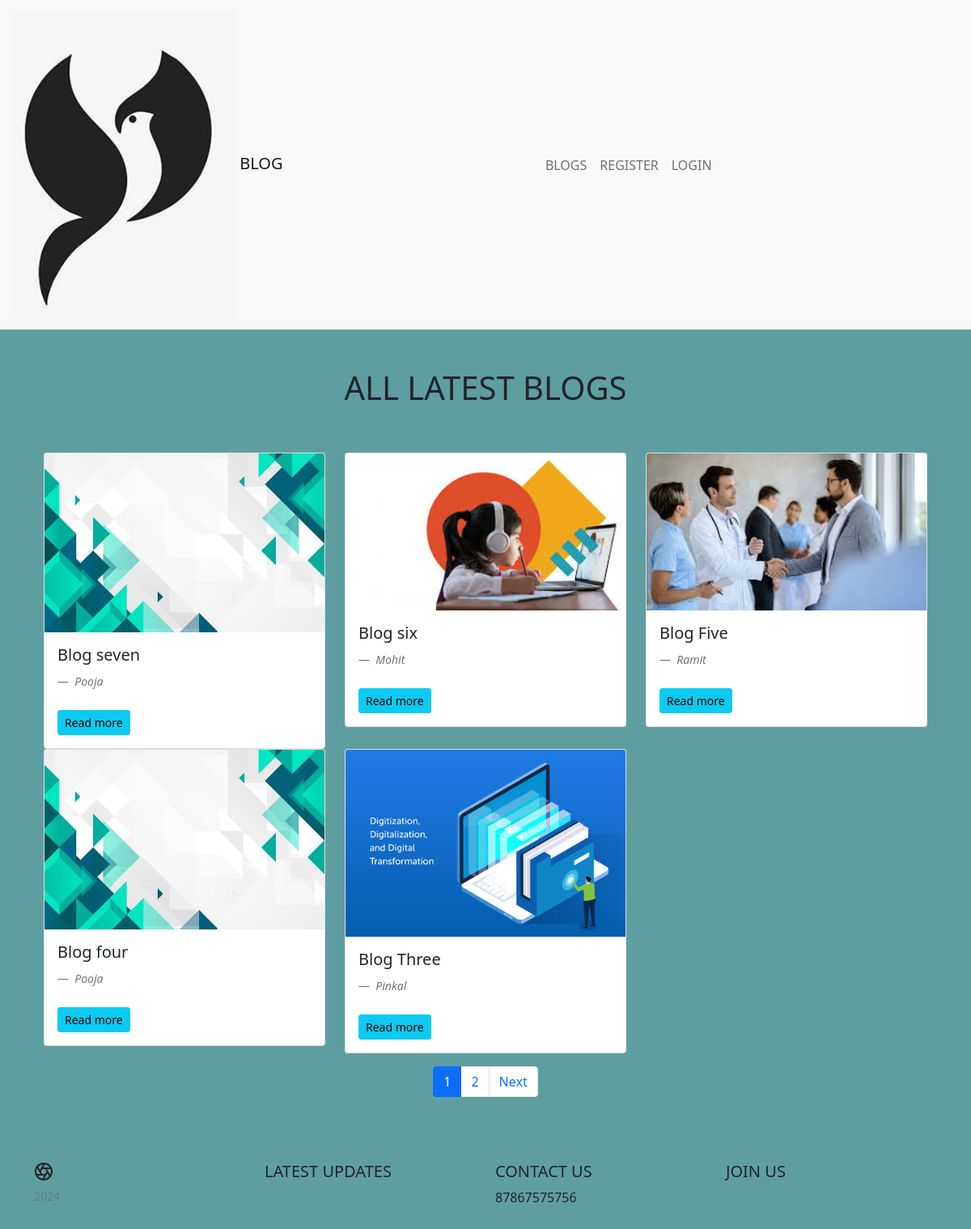
The page /blog/blog/ on the database its author committed.
### blog/models.py (models this page shows, shortened)
class Blog(models.Model):
    title = models.CharField(max_length = 120)
    author = models.ForeignKey(Author,on_delete=models.CASCADE)
    desc = models.TextField()
    date = models.DateTimeField(default=datetime.now(), blank=True)

class Author(models.Model):
    name = models.CharField(max_length = 120)
    display_pic = models.ImageField(upload_to="images")
    email = models.CharField(max_length=200,null=True,blank=True,validators=[validae_authorMail])
    contact_no = models.CharField(max_length=200,null=True,blank=True,validators=[validate_mobile_number])
    def __str__(self):
        return self.name

### blog/views.py (the view)
# urls.py: path('blog/',views.blogs,name='blog'),
def blogs(request):
    blog = Blog.objects.order_by('-id')
    p = Paginator(blog,5)
    page_number = request.GET.get('page')
    try:
        page_obj = p.get_page(page_number)  # returns the desired page object
    except PageNotAnInteger:
        page_obj = p.page(1)
    except EmptyPage:
        page_obj = p.page(p.num_pages)
    context = {'blogs':page_obj}
    return render(request,'blog/blogs.html',context)

### templates/blog/blogs.html (shortened to what this page needs)
{% extends 'base.html' %}
{% load static %}
{% block body %}
<div class="container ">
    <br>
    <br>
    <div class="text-center">
        <h1>
            ALL LATEST BLOGS
        </h1>
    </div>
    <br>
    <br>
    <div class="row mx-auto">
      {% for blog in blogs %}
        <div class="col-4">
            <div class="card">
                <img src="{{blog.author.display_pic.url}}" class="card-img-top" alt="...">
                <div class="card-body">
                  <h5 class="card-title">{{blog.title}}</h5>
                  <small class="blockquote-footer"> <i>{{blog.author}}</i></small>
                  <br>
                  <br>
                <a type="button" href="{% url 'blog_details' blog.id %}" class="btn btn-info btn-sm">Read more</a>
                </div>
             </div>
         </div>
         {% endfor %}
      </div>
      <nav aria-label="...">
        <ul class="pagination p-3 justify-content-center">
          {% for i in blogs.paginator.page_range %}
          <li class="page-item {% if blogs.number == i %}active{% endif %}">
            <a class="page-link" href="/blog/blog/?page={{ i }}">{{ i }}</a>
          </li>
        {% endfor %}
          {% if blogs.has_next %}
          <li class="page-item">
            <a class="page-link" href="/blog/blog/?page={{blog.next_page_number}}">Next</a>
          </li>
          {% endif %}
        </ul>
      </nav>
</div>
{% endblock %}

### templates/base.html (shortened to what this page needs)
{% load static %}
<!doctype html>
<html lang="en">
  <head>
     <link rel="stylesheet" href="{% static 'css/bootstrap.min.css' %}">
  </head>
  <body style='background: cadetblue;'>
    <nav class="navbar navbar-expand-lg navbar-light bg-light">
      <div class="container-fluid">
        <a class="navbar-brand" href="{% url 'home' %}"> <img src="{% static 'images/ooo.png' %}" alt=""> BLOG  </a>
        <div class="collapse navbar-collapse" id="navbarSupportedContent">
          <ul class="navbar-nav mx-auto">
            <li class="nav-item">
              <a class="nav-link " aria-current="page" href="{% url 'blog' %}">BLOGS</a>
            </li>
            {% if user.is_authenticated %}
            <li class="nav-item " >
              <p class="nav-link text-uppercase active" >hello, &nbsp;{{user.first_name}} </p>
            </li>
            <li class="nav-item ">
              <a class="nav-link" href="{% url 'logout' %}"> LOGOUT</a>
              </li>
             {% else %}
            <li class="nav-item">
              <a class="nav-link " aria-current="page" href="{% url 'register' %}">REGISTER</a>
            </li>
            <li class="nav-item">
              <a class="nav-link " aria-current="page" href="{% url 'login' %}">LOGIN</a>
            </li>
            {% endif %}
          </ul>
        </div>
      </div>
    </nav>
 {% block body %}
  {% endblock %}
   <footer class="container py-5">
    <div class="row">
      <div class="col-12 col-md">
        <small class="d-block mb-3 text-muted"> 2024</small>
      </div>
      <div class="col-6 col-md">
        <h5>LATEST UPDATES</h5>
      </div>
      <div class="col-6 col-md">
        <h5>CONTACT US</h5>
        <ul class="list-unstyled text-small">
    87867575756
        </ul>
      </div>
      <div class="col-6 col-md">
        <h5>JOIN US</h5>
      </div>
    </div>
  </footer>
</body>
  </body>
</html>

### rows shown on the page
Blog: author.display_pic (picture), title "Blog seven", author "Pooja"
Blog: author.display_pic (picture), title "Blog six", author "Mohit"
Blog: author.display_pic (picture), title "Blog Five", author "Ramit"
Blog: author.display_pic (picture), title "Blog four", author "Pooja"
Blog: author.display_pic (picture), title "Blog Three", author "Pinkal"

### other values the page prints
{{ i }} "1" "2"
